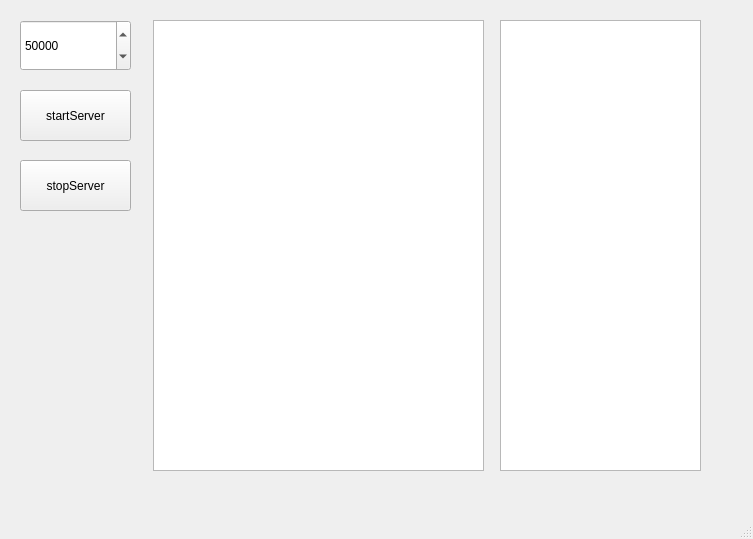
<?xml version="1.0" encoding="UTF-8"?>
<ui version="4.0">
 <class>MainWindow</class>
 <widget class="QMainWindow" name="MainWindow">
  <property name="geometry">
   <rect>
    <x>0</x>
    <y>0</y>
    <width>753</width>
    <height>539</height>
   </rect>
  </property>
  <property name="windowTitle">
   <string>MainWindow</string>
  </property>
  <widget class="QWidget" name="centralwidget">
   <widget class="QPushButton" name="startServerBtn">
    <property name="geometry">
     <rect>
      <x>20</x>
      <y>90</y>
      <width>111</width>
      <height>51</height>
     </rect>
    </property>
    <property name="text">
     <string>startServer</string>
    </property>
   </widget>
   <widget class="QSpinBox" name="port_spinbox">
    <property name="geometry">
     <rect>
      <x>20</x>
      <y>20</y>
      <width>111</width>
      <height>51</height>
     </rect>
    </property>
    <property name="minimum">
     <number>1</number>
    </property>
    <property name="maximum">
     <number>65535</number>
    </property>
    <property name="value">
     <number>50000</number>
    </property>
   </widget>
   <widget class="QPushButton" name="stopServerBtn">
    <property name="geometry">
     <rect>
      <x>20</x>
      <y>160</y>
      <width>111</width>
      <height>51</height>
     </rect>
    </property>
    <property name="text">
     <string>stopServer</string>
    </property>
   </widget>
   <widget class="QListWidget" name="userList">
    <property name="geometry">
     <rect>
      <x>500</x>
      <y>20</y>
      <width>201</width>
      <height>451</height>
     </rect>
    </property>
   </widget>
   <widget class="QTextEdit" name="logList">
    <property name="geometry">
     <rect>
      <x>153</x>
      <y>20</y>
      <width>331</width>
      <height>451</height>
     </rect>
    </property>
   </widget>
  </widget>
  <widget class="QMenuBar" name="menubar">
   <property name="geometry">
    <rect>
     <x>0</x>
     <y>0</y>
     <width>753</width>
     <height>21</height>
    </rect>
   </property>
  </widget>
  <widget class="QStatusBar" name="statusbar"/>
 </widget>
 <resources/>
 <connections/>
</ui>
